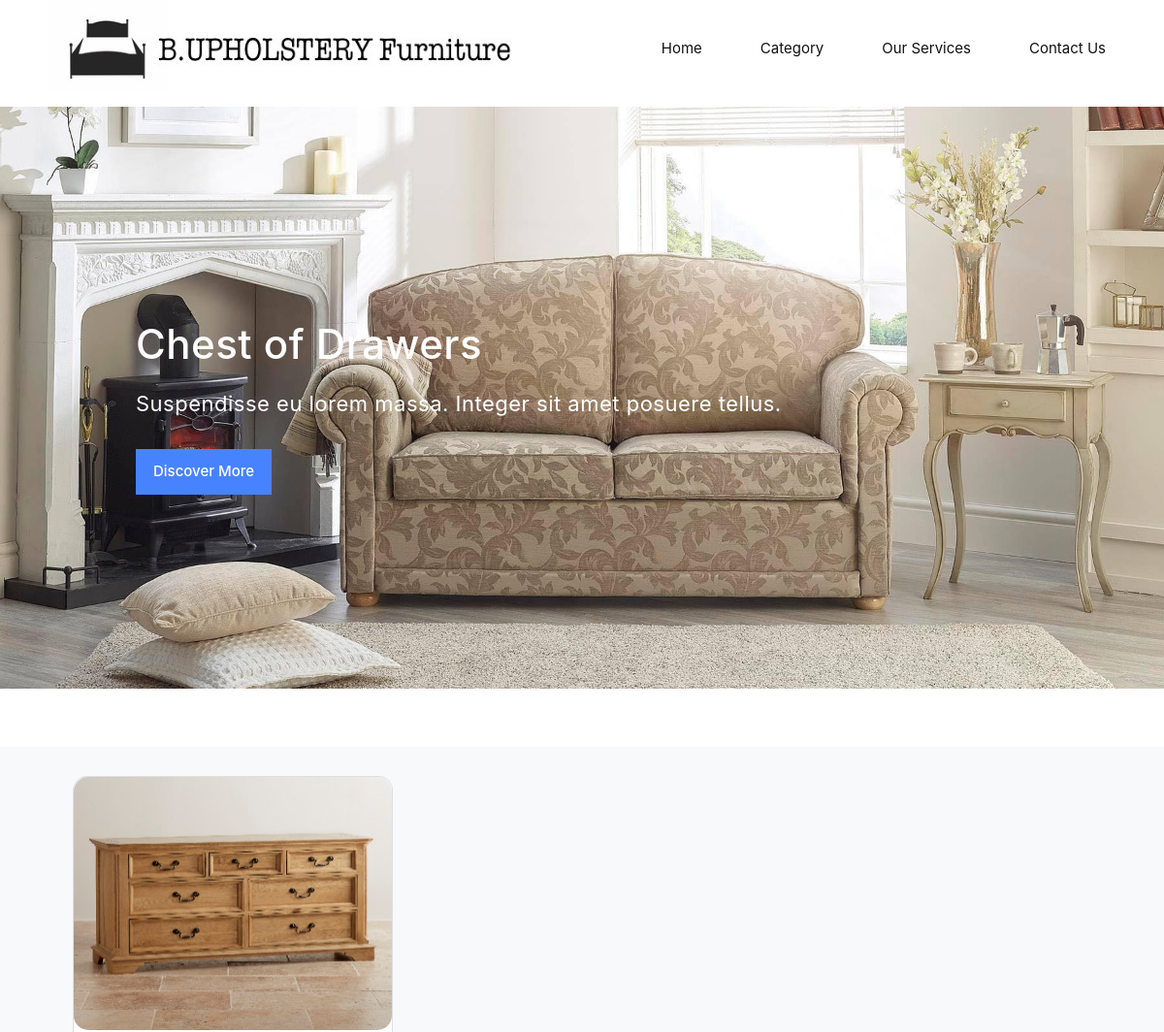
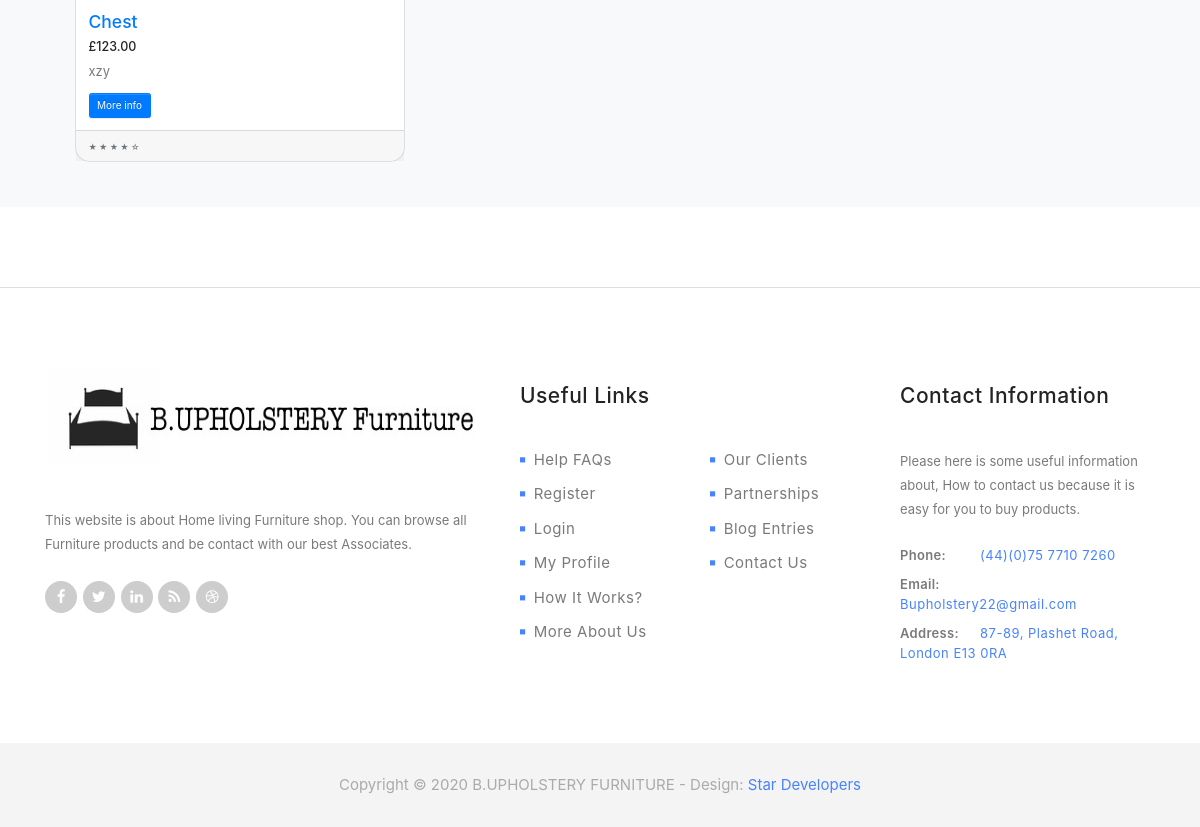
Screenshot of /chest with the database file from the repository (2 pictures, top to bottom).
### home/models.py (models this page shows, shortened)
class Chest(models.Model):
    name = models.CharField(max_length=200, null=True)
    price = models.FloatField()
    image = models.ImageField(upload_to='media/image',default='')
    description = models.CharField(max_length=1000)

### home/views.py (the view)
def chest(request):
    chest = Chest.objects.all()
    context = {'chest':chest}
    return render(request, 'chest.html', context)

### Templates/chest.html (shortened to what this page needs)
{% load static %}
<!DOCTYPE html>
<html>
    <head>
        <link rel="stylesheet" href="{% static 'css/bootstrap.min.css' %}">
        <link rel="stylesheet" href="{% static 'css/bootstrap-theme.min.css'%}">
        <link rel="stylesheet" href="{% static 'css/fontAwesome.css' %}">
        <link rel="stylesheet" href="{% static 'css/hero-slider.css' %}">
        <link rel="stylesheet" href="{% static 'css/owl-carousel.css' %}">
        <link rel="stylesheet" href="{% static 'css/datepicker.css' %}">
        <link rel="stylesheet" href="{% static 'css/templatemo-style.css' %}">
        <link rel="stylesheet" href="https://cdn.{% static 'jsdelivr.net/npm/bootstrap@4.5.3/dist/css/bootstrap.min.css'%}">
        <link rel="stylesheet" href="https://cdn.jsdelivr.net/npm/bootstrap@4.5.3/dist/css/bootstrap.min.css">
    </head>
<body>
    <div class="wrap">
        <header id="header">
            <div class="container">
                <div class="row">
                    <div class="col-md-12">
                        <a href="index.html"><div class="logo">
                            <img style="width: 500px; height: 100px" src="{% static 'img/website.jpg' %}" alt="Venue Logo">
                        </div></a>
                        <nav id="primary-nav" class="dropdown cf">
                            <ul class="dropdown menu">
                                <li class='active'><a href="/"</a>Home</li>
                                <li><a class="scrollTo" data-scrollTo="category" href="#">Category</a></li>
                                <li><a class="scrollTo" data-scrollTo="services" href="#">Our Services</a></li>
                                <li><a class="scrollTo" data-scrollTo="contact" href="#">Contact Us</a></li>
                            </ul>
                        </nav>
                    </div>
                </div>
            </div>
        </header>
    </div>
    <section class="banner" id="top">
        <div class="container">
            <div class="row">
                <div class="col-md-10 col-md-offset-1">
                    <div class="banner-caption">
                        <h2>Chest of Drawers</h2>
                        <span>Suspendisse eu lorem massa. Integer sit amet posuere tellus.</span>
                        <div class="blue-button">
                            <a class="scrollTo" data-scrollTo="popular" href="#">Discover More</a>
                        </div>
                    </div>
                </div>
            </div>
        </div>
    </section>
<br><br>
<br><br>
<div class="album py-5 bg-light ">
<div class="container">
<div class="col-lg-12">
      {% for chest in chest %}
        <div class="col-lg-4 col-md-6 mb-4">
            <div class="card h-100 btns" style="border-radius: 15px;">
              <a href="#"><img class="card-img-top" style="border-radius: 15px;" src="{{ chest.image.url }}" alt=""></a>
              <div class="card-body">
                <h3 class="card-title">
                  <a href="#">{{chest.name}}</a>
                </h3>
                <h5>£{{chest.price|floatformat:2}}</h5>
                <p class="card-text">{{chest.description}}</p>
               <form method="POST" action="{% url 'image' %}">
                     <input type="submit" class="btn btn-primary" name="More info" value="More info" />
                </form>
              </div>
              <div class="card-footer">
                <small class="text-muted">&#9733; &#9733; &#9733; &#9733; &#9734;</small>
              </div>
            </div>
          </div>
        {% endfor %}
        </div>
  </div>
</div>
    <footer>
        <div class="container">
            <div class="row">
                <div class="col-md-5">
                    <div class="about-veno">
                        <div class="logo">
                            <img style="width: 500px; height: 100px" src="{% static 'img/website.jpg' %}" alt="Venue Logo">
                        </div>
                        <p>This website is about Home living Furniture shop. You can browse all Furniture products and be contact with our best Associates.</p>
                        <ul class="social-icons">
                            <li>
                                <a href="#"><i class="fa fa-facebook"></i></a>
                                <a href="#"><i class="fa fa-twitter"></i></a>
                                <a href="#"><i class="fa fa-linkedin"></i></a>
                                <a href="#"><i class="fa fa-rss"></i></a>
                                <a href="#"><i class="fa fa-dribbble"></i></a>
                            </li>
                        </ul>
                    </div>
                </div>
                <div class="col-md-4">
                    <div class="useful-links">
                        <div class="footer-heading">
                            <h4>Useful Links</h4>
                        </div>
                        <div class="row">
                            <div class="col-md-6">
                                <ul>
                                    <li><a href="#"><i class="fa fa-stop"></i>Help FAQs</a></li>
                                    <li><a href="#"><i class="fa fa-stop"></i>Register</a></li>
                                    <li><a href="#"><i class="fa fa-stop"></i>Login</a></li>
                                    <li><a href="#"><i class="fa fa-stop"></i>My Profile</a></li>
                                    <li><a href="#"><i class="fa fa-stop"></i>How It Works?</a></li>
                                    <li><a href="#"><i class="fa fa-stop"></i>More About Us</a></li>
                                </ul>
                            </div>
                            <div class="col-md-6">
                                <ul>
                                    <li><a href="#"><i class="fa fa-stop"></i>Our Clients</a></li>
                                    <li><a href="#"><i class="fa fa-stop"></i>Partnerships</a></li>
                                    <li><a href="#"><i class="fa fa-stop"></i>Blog Entries</a></li>
                                    <li><a href="#"><i class="fa fa-stop"></i>Contact Us</a></li>
                                </ul>
                            </div>
                        </div>
                    </div>
                </div>
                <div class="col-md-3">
                    <div class="contact-info">
                        <div class="footer-heading">
                            <h4>Contact Information</h4>
                        </div>
                        <p>Please here is some useful information about, How to contact us because it is easy for you to buy products.</p>
                        <ul>
                            <li><span>Phone:</span><a href="#">(44)(0)75 7710 7260</a></li>
                            <li><span>Email:</span><a href="#">Bupholstery22@gmail.com</a></li>
                            <li><span>Address:</span><a href="#">87-89, Plashet Road, London E13 0RA</a></li>
                        </ul>
                    </div>
                </div>
            </div>
        </div>
    </footer>
    <div class="sub-footer">
        <p>Copyright &copy; 2020 B.UPHOLSTERY FURNITURE
    	- Design: <a rel="nofollow" href="http://www.templatemo.com">Star Developers</a></p>
    </div>
</body>
</html>

### Static/css/hero-slider.css (style rules this page uses)
*, *::after, *::before { -webkit-box-sizing: border-box; -moz-box-sizing: border-box; box-sizing: border-box; }
html { font-size: 62.5%; }
body { font-family: "Open Sans", sans-serif; color: #2c343b; background-color: #f2f2f2; }
a { color: #d44457; text-decoration: none; }
img { max-width: 100%; }

### Static/css/templatemo-style.css (style rules this page uses)
body { font-family: 'Raleway', 'sans-serif'; background-color: #fff; }
ul { list-style: none; margin: 0; padding: 0; }
p { font-size: 13px; color: #7a7a7a; line-height: 24px; left: 0.25px; }
section { padding-top: 80px; }
.blue-button a { display: inline-block; background-color: #4883ff; color: #fff; font-size: 15px; font-weight: 500; padding: 10px 16px; text-decoration: none; border: 2px solid #4883ff; transition: all 0.5s; }
.cf:before, .cf:after { content: ''; display: table; visibility: hidden; }
.cf:after { clear: both; }
.cf { *zoom: 1; }
#header { overflow: visible; position: relative; background-color: #fff; }
#header .logo { float: left; }
#header .logo img { width: 100%; overflow: hidden; }
.menu { float: right; }
.menu li { float: left; margin-left: 30px; position: relative; line-height: 100px; }
.menu li:last-child { margin-right: 0; }
.menu li a { display: block; text-decoration: none; }
#primary-nav li a { color: #121212; font-weight: bold; line-height: 100px; padding: 0px 15px; font-size: 15px; font-weight: 400; transition: all 0.5s; }
section.banner { padding: 0px; }
.banner { background-image: url(../img/main_banner.jpg); width: 100%; height: 100%; background-position: center; background-repeat: no-repeat; background-size: cover; }
.banner .banner-caption { padding: 200px 0px; }
.banner .banner-caption h2 { margin-top: 20px; margin-bottom: 20px; font-size: 42px; letter-spacing: 0.5px; color: #fff; }
.banner .banner-caption span { font-size: 22px; color: #fff; letter-spacing: 0.5px; }
.banner .banner-caption .blue-button { margin-top: 30px; }
footer { margin-top: 80px; padding: 80px 0px 70px 0px; border-top: 1px solid #ddd; }
footer .footer-heading h4 { font-size: 21px; color: #232323; letter-spacing: 0.5px; margin-top: 15px; margin-bottom: 40px; }
footer .about-veno .logo { margin-bottom: 40px; }
footer .about-veno ul li a { width: 32px; height: 32px; display: inline-block; text-align: center; line-height: 32px; background-color: #cdcdcd; border-radius: 50%; font-size: 15px; color: #fff; margin-right: 3px; transition: all 0.5s; }
footer .about-veno p { margin-bottom: 25px; }
footer .useful-links ul li { margin-bottom: 12px; }
footer .useful-links ul li a { font-size: 15px; color: #7a7a7a; letter-spacing: 0.5px; text-decoration: none; transition: all 0.5s; }
footer .useful-links ul li i { color: #4883ff; font-size: 6px; position: relative; top: -3px; margin-right: 8px; }
footer .contact-info p { margin-bottom: 25px; }
footer .contact-info ul li { margin: 10px 0px; }
footer .contact-info ul li span { font-size: 13px; color: #7a7a7a; font-weight: 600; letter-spacing: 0.3px; width: 80px; display: inline-block; }
footer .contact-info ul li a { font-size: 13px; color: #4883ff; letter-spacing: 0.5px; text-decoration: none; }
.sub-footer p { text-align: center; display: inline-block; background-color: #f4f4f4; width: 100%; margin-bottom: 0px; padding: 30px 0px; font-size: 15px; color: #aaaaaa; }
.sub-footer a { text-decoration: none; color: #4883ff; }

### rows the page displays
Chest: image (picture), name "Chest", price "123.00", description "xzy"
